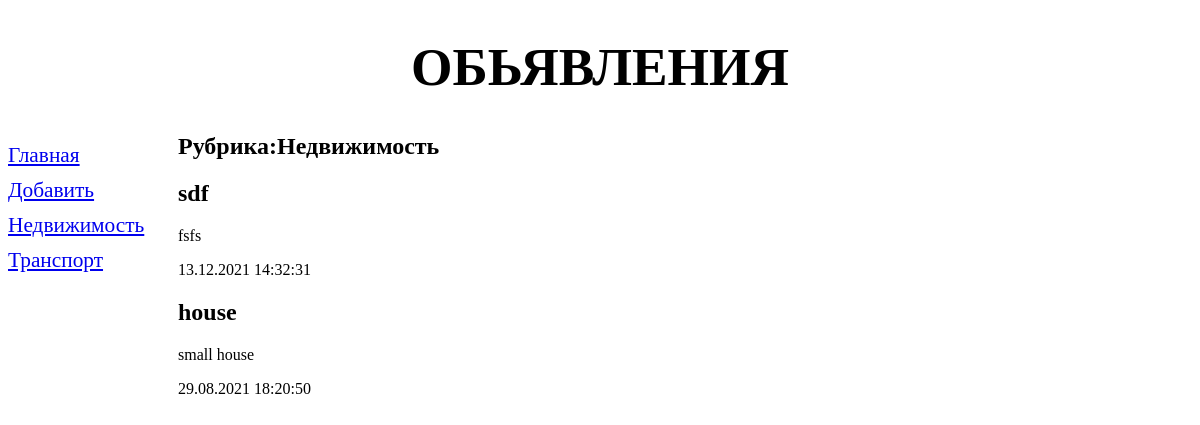
The app's page /wall/1/ with its own data.
### wall/models.py (models this page shows, shortened)
class Rubric(models.Model):
    name = models.CharField(max_length=50, db_index=True, verbose_name='Название')
    class Meta:
        verbose_name = 'Рубрика'
        verbose_name_plural = 'Рубрики'
        ordering = ['name']

class Wall(models.Model):
    title = models.CharField(max_length=50, verbose_name='Название товара')
    content = models.TextField(max_length=500, null=True, blank=True, verbose_name='Описание')
    price = models.FloatField(null=True, blank=True, verbose_name='Цена')
    published = models.DateTimeField(auto_now_add=True, db_index=True, verbose_name='Дата публикации')
    rubric = models.ForeignKey('Rubric', null=True, on_delete=models.PROTECT, verbose_name='Рубрика')
    class Meta:
        verbose_name_plural = 'Обьявления'
        verbose_name = 'Обьявление'
        ordering = ['-published']

### wall/views.py (the view)
# urls.py: path('<int:rubric_id>/', by_rubric, name='by_rubric'),
def by_rubric(request, rubric_id):
    walls = Wall.objects.filter(rubric=rubric_id)
    rubrics = Rubric.objects.all()
    current_rubric = Rubric.objects.get(pk=rubric_id)
    context = {
        'walls': walls,
        'rubrics': rubrics,
        'current_rubric': current_rubric
    }
    return render(request, 'wall/by_rubric.html', context)

### wall/templates/wall/by_rubric.html (shortened to what this page needs)
{% extends 'wall/layout/basic.html' %}
{% block content %}
<h2>Рубрика:{{ current_rubric.name }}</h2>
    {% for wall in walls %}
    <div>
        <h2>{{ wall.title }}</h2>
        <p>{{ wall.content }}</p>
        <p>{{ wall.published|date:"d.m.Y H:i:s" }}</p>
    </div>
    {% endfor %}
{% endblock %}

### wall/templates/wall/layout/basic.html (shortened to what this page needs)
{% load static %}
<!DOCTYPE html>
<html lang="en">
<head>
    <link rel="stylesheet" type = 'text/css' href="{% static 'wall/style.css' %}">
</head>
<body>
    <header>
        <h1>Обьявления</h1>
    </header>
    <nav>
        <a href="{% url 'index' %}">Главная</a>
        <a href="{% url 'add' %}">Добавить</a>
        {% for rubric in rubrics %}
        <a href="{% url 'by_rubric' rubric.pk %}">
            {{ rubric.name }}</a>
        {% endfor %}
    </nav>
    <section>
        {% block content %}
        {% endblock %}
    </section>
</body>
</html>

### wall/static/wall/style.css (style rules this page uses)
header h1 { font-size : 40pt; text-transform: uppercase; text-align: center; }
nav { font-size: 16pt; width: 150px; float: left; }
nav a { display: block; margin: 10px 0px; }
section { margin-left: 170px; }

### records on screen
Rubric: name "Недвижимость"
Rubric: name "Транспорт"
Wall: title "sdf", content "fsfs", published "13.12.2021 14:32:31"
Wall: title "house", content "small house", published "29.08.2021 18:20:50"
